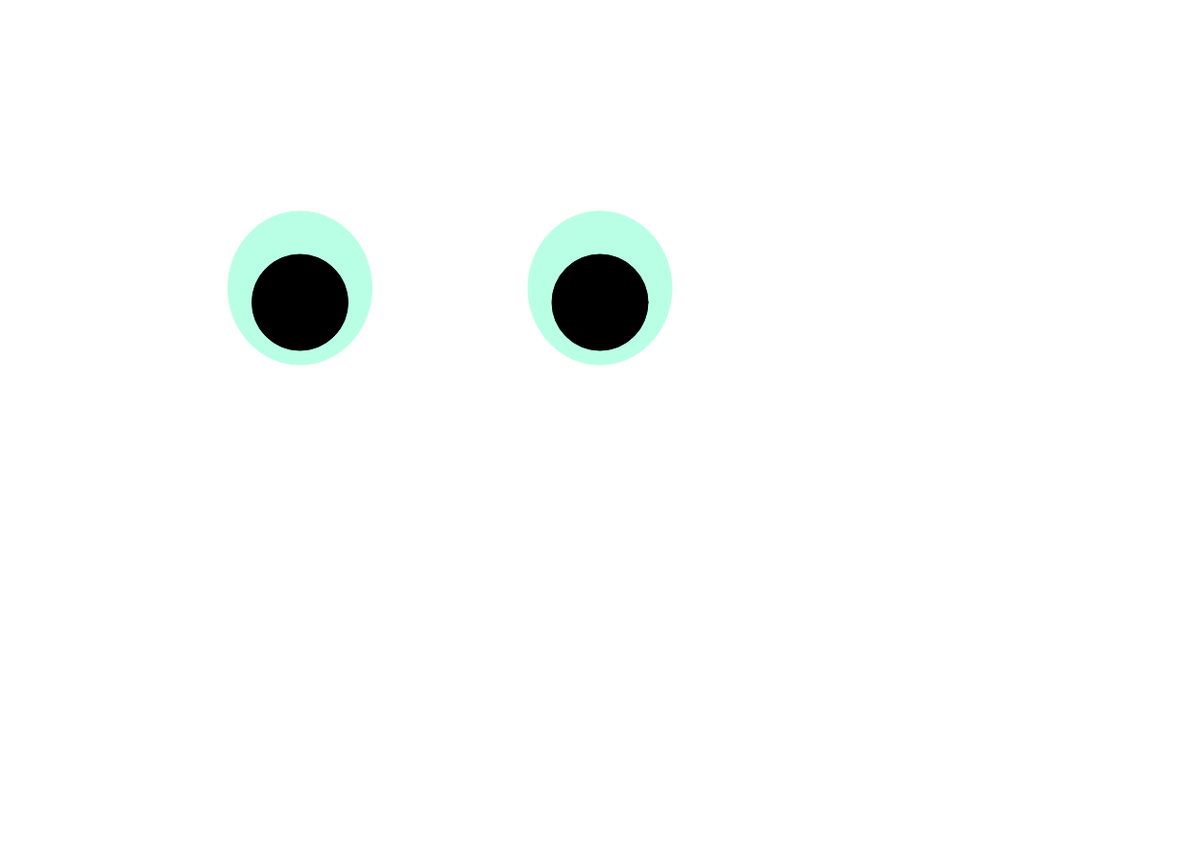
Frame 1 (no input)
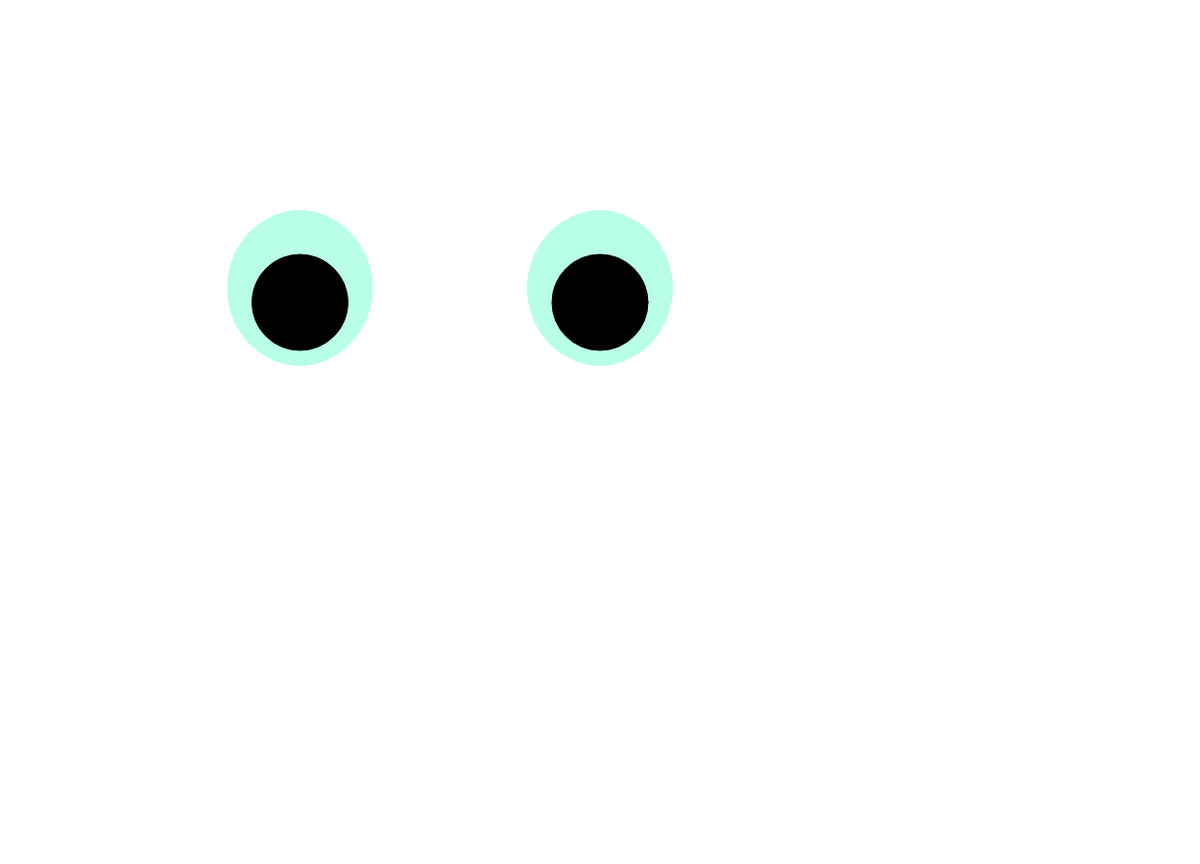
Frame 60 (no input)
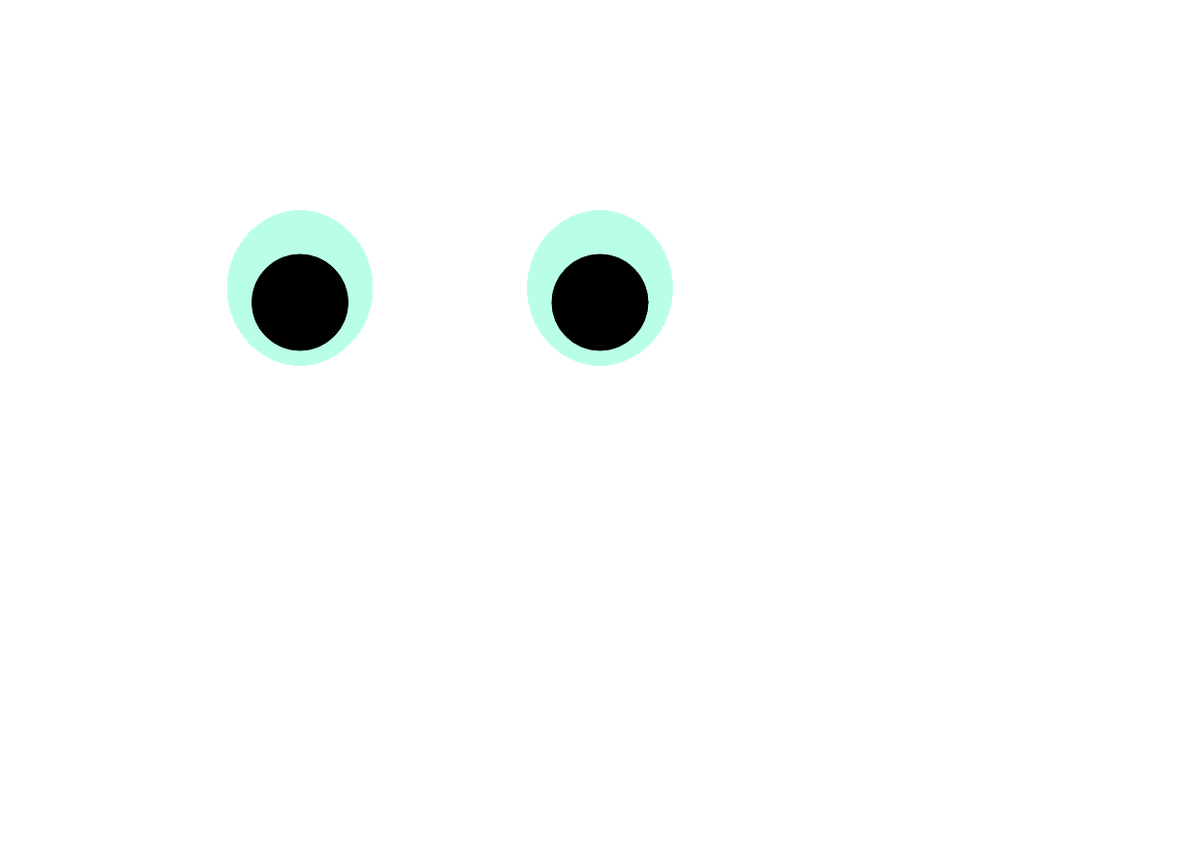
Frame 120 (the mouse pressed at the canvas centre since frame 60)

The p5.js sketch that drew these frames (run headless with seeded random() and noise() and a simulated clock; from frame 60 on, the mouse is pressed at the canvas centre):

// p5.js sketch
// ── sketch.js
function setup() {
createCanvas(1250,900);
}

var iriswidth=150;
var irisheight=160;
var pupilwidth=100;
var pupilheight=100;

function draw() {
//draw iris
fill(185,270,230);
stroke(185,270,230);
ellipse(width/2,height/3,iriswidth,irisheight);
ellipse(width/4,height/3,iriswidth,irisheight);

//draw pupil
fill(0,0,0);
stroke(0,0,0);
ellipse(width/2,height/3+15,pupilwidth,pupilheight);
ellipse(width/4,height/3+15,pupilwidth,pupilheight);
}
